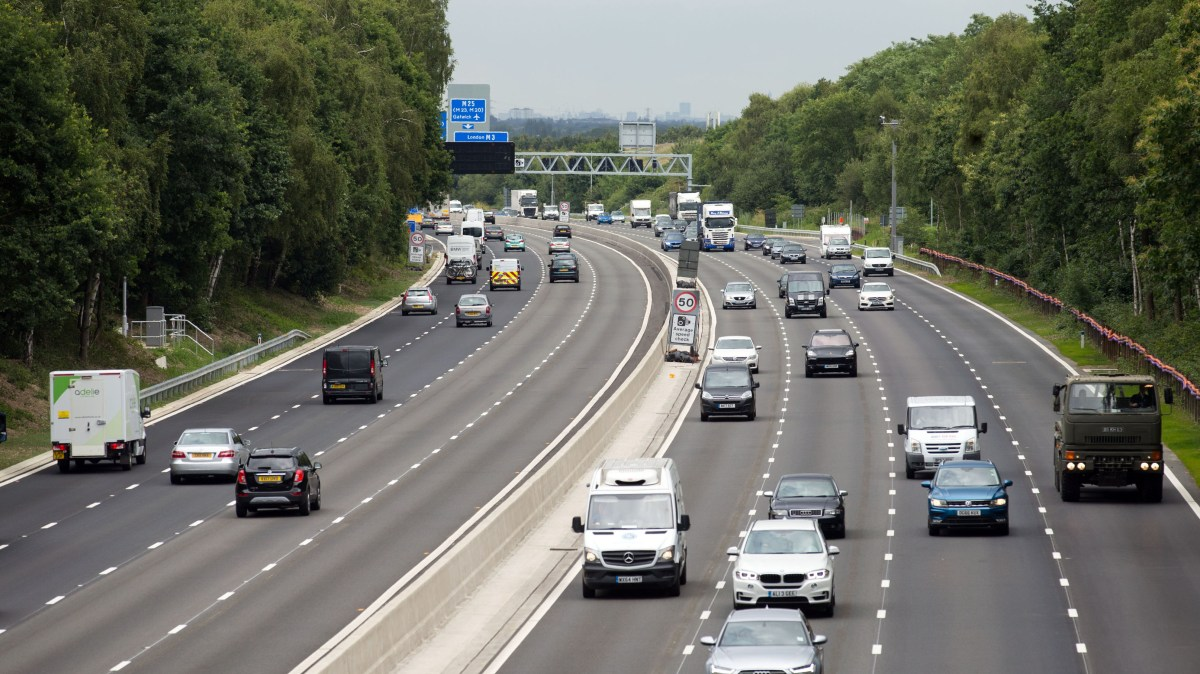
#> input picture 01_ObjectDetection/images/motorway.jpeg, 1200 x 674 px
$ python ObjectDetection.py
#> lines starting #> are read from the running program, lines starting #| are printed output that depends on the picture; after the words box and inside, x2 and y2 are one past the last pixel; in counts of white or black regions, pixels touching at a corner belong together
import cv2

# Read the image
image = cv2.imread('images/motorway.jpeg')
#> image is the input picture: shape (674, 1200, 3); mean B, G, R 100.8, 109.9, 108.3

# Convert the image to grayscale
gray = cv2.cvtColor(image, cv2.COLOR_BGR2GRAY)
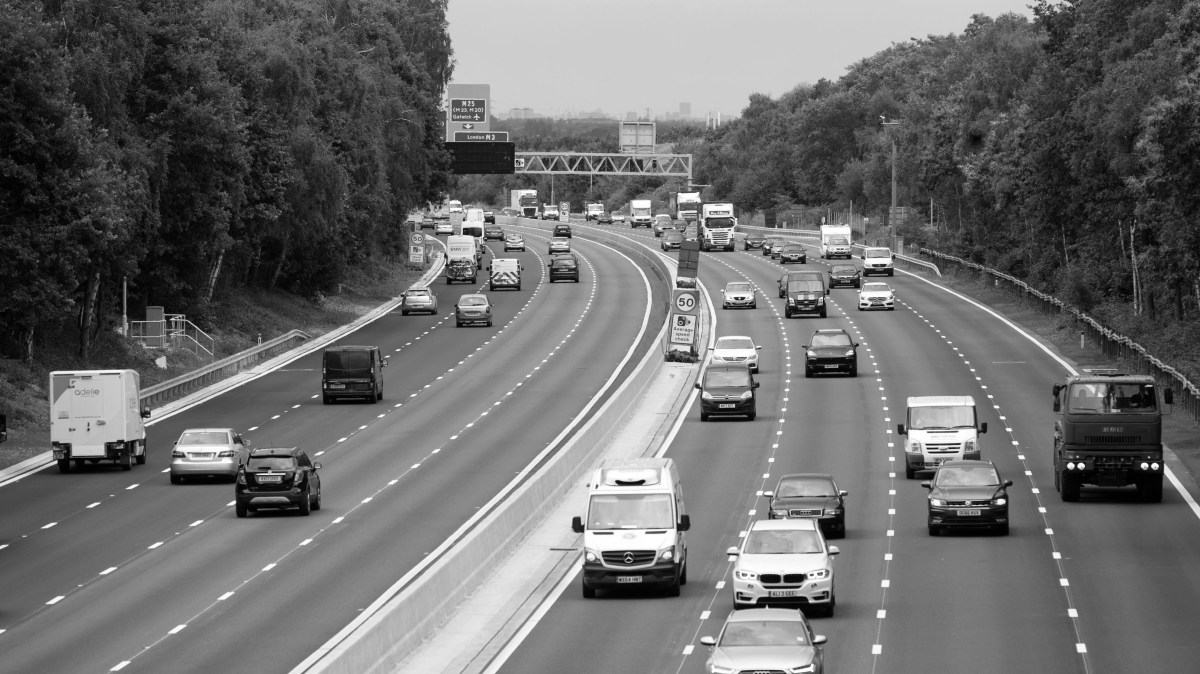
#> gray: shape (674, 1200); min 0, max 255, mean 108.4

# Detect faces in the image
# face_classifier = cv2.CascadeClassifier('models/haarcascade_frontalface_default.xml')
face_classifier = cv2.CascadeClassifier('models/haarcascade_car.xml')

# Detect faces using the grayscale image
faces = face_classifier.detectMultiScale(gray, 1.0485258, 6)
#> faces = 26 rows, first 6: [538, 202, 26, 26], [606, 453, 47, 47], [623, 201, 39, 39], [496, 225, 38, 38], [725, 579, 44, 44], [770, 232, 46, 46]

# When no faces detected, face_classifier returns an empty array
if len(faces) == 0:
    print("No faces found")
else:
    # Iterate through faces and draw rectangles over each face
    for (x, y, w, h) in faces:
        cv2.rectangle(image, (x, y), (x + w, y + h), (127, 0, 255), 2)
        cv2.imshow('Face Detection', image)
        cv2.waitKey(0)
#> this loop made 26 passes
#> (x, y, w, h) on passes 1 to 12: (538, 202, 26, 26), (606, 453, 47, 47), (623, 201, 39, 39), (496, 225, 38, 38), (725, 579, 44, 44), (770, 232, 46, 46), (666, 237, 44, 44), (693, 214, 54, 54), (478, 252, 57, 57), (709, 271, 60, 60), (846, 270, 61, 61), (390, 278, 53, 53)
#> pass 2, `cv2.imshow('Face Detection', image)`:
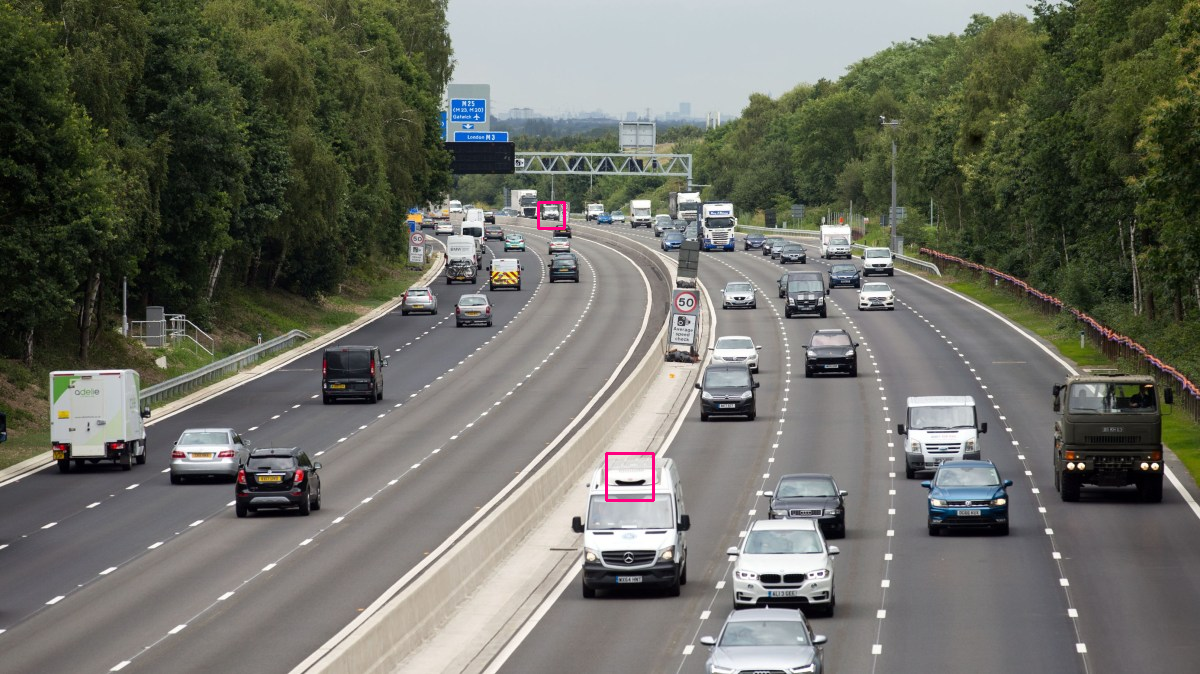
#> window 'Face Detection': shape (674, 1200, 3); mean B, G, R 100.7, 109.7, 108.4
#> after the loop:
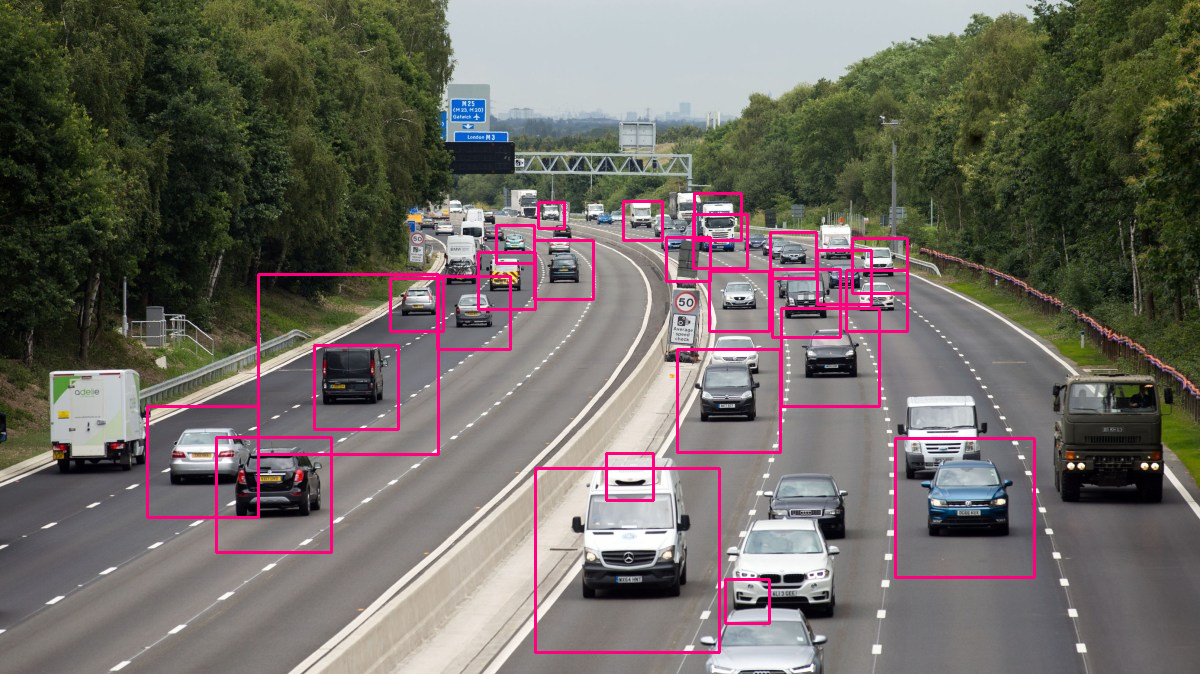
#> image: shape (674, 1200, 3); 2.73% of pixels changed, all inside (x1, y1, x2, y2) = (146, 192, 1036, 654)

cv2.destroyAllWindows()

$ run again, with 01_ObjectDetection/images/frame_31.png saved as 01_ObjectDetection/images/motorway.jpeg
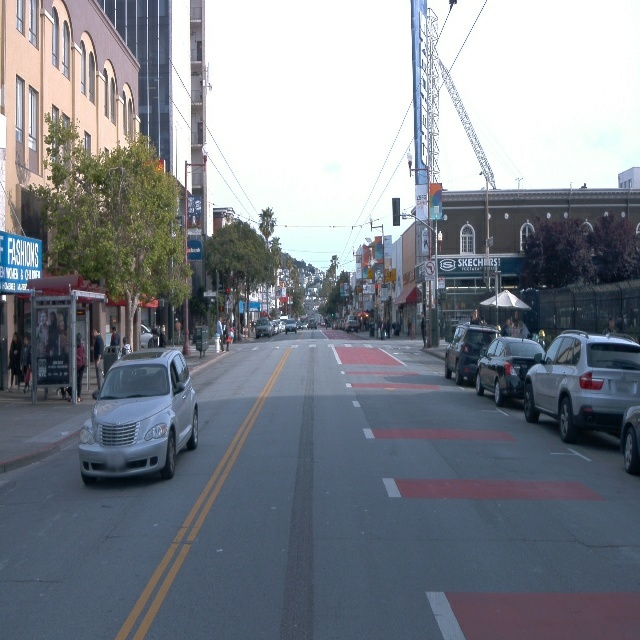
#> input picture 01_ObjectDetection/images/frame_31.png, 640 x 640 px
#> image is the input picture: shape (640, 640, 3); mean B, G, R 139.1, 130.8, 125.3
#> `gray = cv2.cvtColor(image, cv2.COLOR_BGR2GRAY)`:
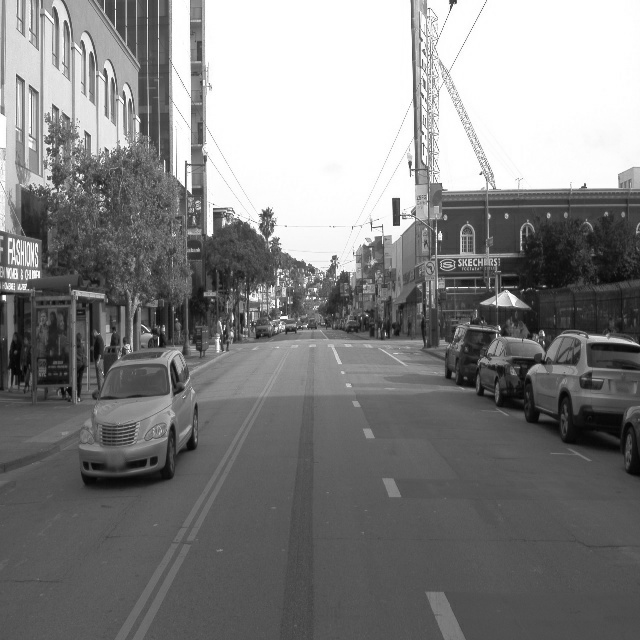
#> gray: shape (640, 640); min 2, max 255, mean 130.1
#> faces = [[43, 369, 166, 166]]
#> the loop `for (x, y, w, h) in faces:` made 1 pass
#> pass 1, `cv2.imshow('Face Detection', image)`:
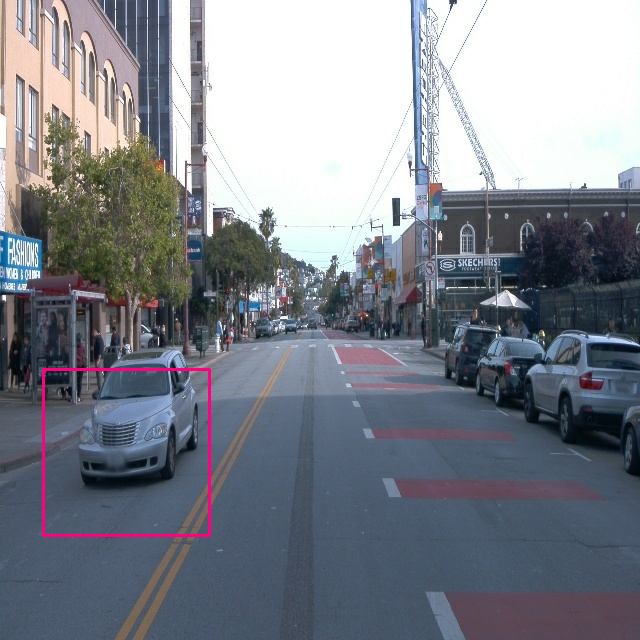
#> window 'Face Detection': shape (640, 640, 3); mean B, G, R 139.2, 130.3, 126.2
